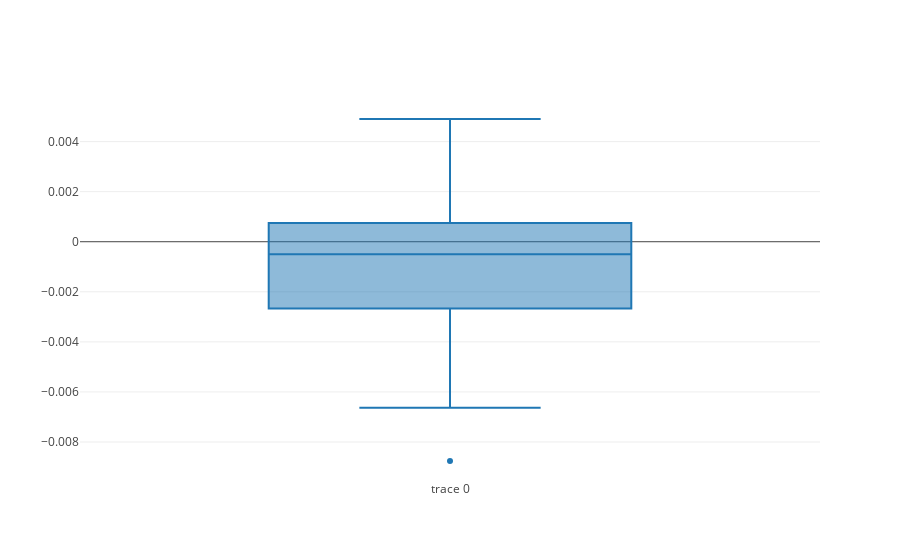

This figure's notebook cell:
### Markdown cell above
## BOX PLOT FOR OLS ##

### Code cell
trace1 = go.Box(
    y = (predict_ols - Y_test)
)
data = [trace1]
plot.iplot(data)

### Figure 1 — Plotly figure (JSON) as saved in the notebook; plotly's stock layout.template omitted (floating-point values rounded to 4 significant figures)
{"data": [{"type": "box", "y": [-5.883e-05, -0.001687, 0.001087, 6.91e-05, -0.001177, -0.0005599, 0.003684, -0.001644, 0.004845, 0.001951, 0.0001005, -0.005325, 0.003418, 0.000745, -0.003034, -0.004224, -0.003427, 0.001129, 0.0005744, -0.002213, -0.0006427, 0.0002445, 0.004903, -0.006636, -0.004763, -0.000448, -0.002666, -0.00876, -0.001568, -4.828e-05]}], "layout": {}}
